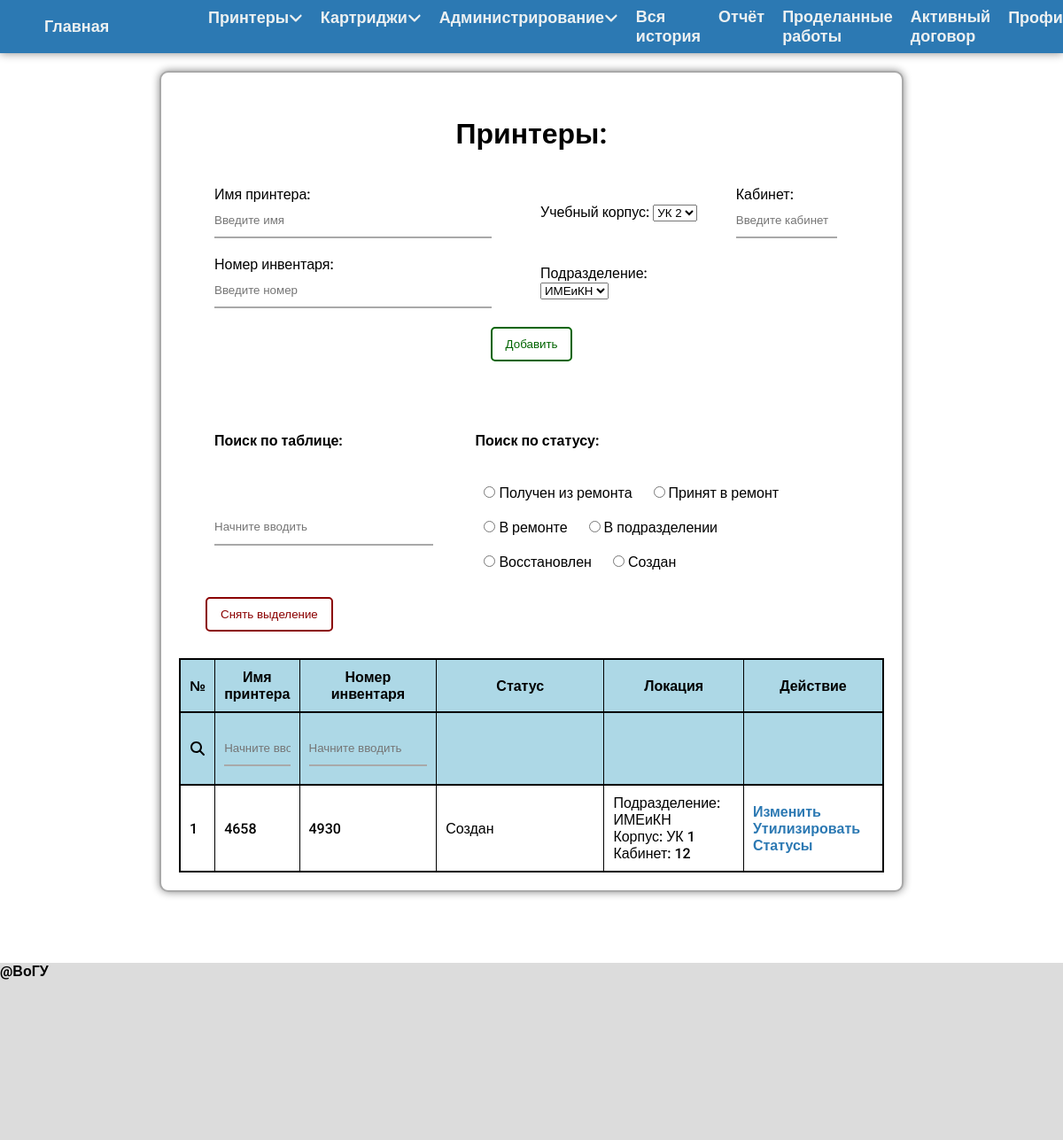
The app's page /printers (signed in) with its own data.
### models.py (models this page shows, shortened)
class Printer(db.Model):
    __tablename__ = "printer"
    id = db.Column(db.Integer, primary_key=True)
    name = db.Column(db.String(50), nullable=False)
    num_inventory = db.Column(db.String(50), nullable=False, unique=True)
    date_added = db.Column(db.DateTime, nullable=False, default=datetime.now())
    status = db.Column(db.String(15), nullable=False)
    location_now = db.Column(db.String(50), nullable=False)
    learning_campus_now = db.Column(db.String(25), nullable=False)
    cabinet_now = db.Column(db.String(10), nullable=False)
    efficiency = db.Column(db.Boolean, nullable=False, default=True)
    work_done = db.Column(db.Boolean, nullable=False, default=True)
    all_history_id = db.relationship("AllHistory")
    brought_a_printer_id = db.relationship("BroughtAPrinter")
    repair_id = db.relationship("Repair")
    reception_from_a_repair_id = db.relationship("ReceptionFromARepairing")
    issuance_id = db.relationship("PrinterIssuance")
    work_done_printers_id = db.relationship("WorkListsPrinters")
    cartridge_issuance_id = db.relationship("CartridgeIssuance")
    cartridge_brought_id = db.relationship("BroughtACartridge")

### printer_urls.py (the view, shortened to what this page needs)
@printer_urls.route('/printers', methods=['GET', 'POST'])
@login_required
def printers():
    printers = Printer.query.order_by(Printer.date_added.desc()).all()
    buildings = Buildings.query.all()
    divisions = Division.query.all()
    return render_template("Printers.html",
                           printers=printers,
                           buildings=buildings,
                           divisions=divisions,
                           StatusSettings=StatusSettings)

### models.py (called while the page is built)
@login_manager.user_loader
def load_user(dn):
    return User.query.filter(User.dn == dn).first()

### printer_urls.py (called while the page is built)
@printer_urls.after_request
def redirect_to_signin(response):
    if response.status_code == 401:
        return redirect('/login')
    else:
        return response

### templates/Printers.html (shortened to what this page needs)
{% extends 'base.html' %}
{% block body %}
    <h1>Принтеры: </h1>
    <div class="align-center">
        <form method="POST">
            <div class="form">
                <table style="border: none">
                    <colgroup>
                        <col span="1" style="width: 50%;">
                        <col span="1" style="width: 30%;">
                        <col span="1" style="width: 20%;">
                    </colgroup>
                    <tbody>
                    <tr>
                        <td style="border: none">
                            <label for="name">Имя принтера: </label>
                            <input type="text"
                                   name="name"
                                   id="name"
                                   class="enter"
                                   placeholder="Введите имя" required>
                        </td>
                        <td style="border: none">
                            <label for="learning_campus">Учебный корпус: </label>
                            <select name="learning_campus"
                                    id="learning_campus"
                                    class="select" required>
                                {% for b in buildings %}
                                    <option>{{ b.building }}</option>
                                {% endfor %}
                            </select>
                        </td>
                        <td style="border: none">
                            <label for="cabinet">Кабинет: </label>
                            <input type="text"
                                   name="cabinet"
                                   id="cabinet"
                                   class="enter"
                                   placeholder="Введите кабинет" required>
                        </td>
                    </tr>
                    <tr>
                        <td style="border: none">
                            <label for="num_inventory">Номер инвентаря: </label>
                            <input type="text"
                                   name="num_inventory"
                                   id="num_inventory"
                                   class="enter"
                                   placeholder="Введите номер" required>
                        </td>
                        <td style="border: none">
                            <label for="location">Подразделение: </label>
                            <select name="location"
                                    id="location"
                                    class="select" required>
                                {% for d in divisions %}
                                    <option>{{ d.division }}</option>
                                {% endfor %}
                            </select>
                        </td>
                        <td style="border: none">
                        </td>
                    </tr>
                    </tbody>
                </table>
                <div class="btns">
                    <input type="submit" value="Добавить" class="add_btn">
                </div>
            </div>
        </form>
    </div>
    {% if printers|length > 0 %}
        <div class="sch_bar">
            <table style="border: none">
                <colgroup>
                    <col span="1" style="width: 40%;">
                    <col span="1" style="width: 60%;">
                </colgroup>
                <tbody>
                <tr>
                    <td class="ctr" style="border: none">
                        <strong>Поиск по таблице:</strong>
                    </td>
                    <td class="ctr" style="border: none">
                        <strong>Поиск по статусу:</strong>
                    </td>
                </tr>
                <tr>
                    <td class="ctr" style="border: none">
                        <input type="text" placeholder="Начните вводить" id="search" class="enter"><br>
                    </td>
                    <td class="ctr" style="border: none">
                        <div class="radios">
                            <span>
                                <input type="radio" name="status" value="{{ StatusSettings.PRINTER['Получен из ремонта'] }}">
                                <label>{{ StatusSettings.PRINTER['Получен из ремонта'] }}</label>
                            </span>
                            <span>
                                <input type="radio" name="status" value="{{ StatusSettings.PRINTER['Принят в ремонт'] }}">
                                <label>{{ StatusSettings.PRINTER['Принят в ремонт'] }}</label>
                            </span>
                            <span>
                                <input type="radio" name="status" value="{{ StatusSettings.PRINTER['В ремонте'] }}">
                                <label>{{ StatusSettings.PRINTER['В ремонте'] }}</label>
                            </span>
                            <span>
                                <input type="radio" name="status" value="{{ StatusSettings.PRINTER['В подразделении'] }}">
                                <label>{{ StatusSettings.PRINTER['В подразделении'] }}</label>
                            </span>
                            <span>
                                <input type="radio" name="status" value="{{ StatusSettings.PRINTER['Восстановлен'] }}">
                                <label>{{ StatusSettings.PRINTER['Восстановлен'] }}</label>
                            </span>
                            <span>
                                <input type="radio" name="status" value="{{ StatusSettings.PRINTER['Создан'] }}">
                                <label>{{ StatusSettings.PRINTER['Создан'] }}</label>
                            </span>
                        </div>
                    </td>
                </tr>
                </tbody>
            </table>
            <input type="button" id="btn_off" value="Снять выделение" class="btn_clr">
        </div>
        <table style="width: 100%" id="mytable">
            <colgroup>
                <col span="1" style="width: 5%;">
                <col span="1" style="width: 10%;">
                <col span="1" style="width: 20%;">
                <col span="1" style="width: 25%;">
                <col span="1" style="width: 20%;">
                <col span="1" style="width: 20%;">
            </colgroup>
            <thead>
            <tr>
                <th>№</th>
                <th>Имя принтера</th>
                <th>Номер инвентаря</th>
                <th>Статус</th>
                <th>Локация</th>
                <th>Действие</th>
            </tr>
            <tr style="background: lightblue">
                <th><i class="fa-solid fa-magnifying-glass"></i></th>
                <th><input type="text" placeholder="Начните вводить" id="sch2" class="enter"></th>
                <th><input type="text" placeholder="Начните вводить" id="sch3" class="enter"></th>
                <th></th>
                <th></th>
                <th></th>
            </tr>
            </thead>
            <tbody>
            {% for printer in printers %}
                {% if (printer.efficiency != 0) %}
                    <tr>
                        <td class="1">
                            {{ loop.index }}
                        </td>
                        <td class="2">
                            {{ printer.name }}
                        </td>
                        <td class="3">
                            {{ printer.num_inventory }}
                        </td>
                        <td class="4">
                            {{ printer.status }}
                        </td>
                        <td class="5">
                            Подразделение: {{ printer.location_now }}<br>
                            Корпус: {{ printer.learning_campus_now }}<br>
                            Кабинет: {{ printer.cabinet_now }}<br>
                        </td>
                        <td class="6">
                            <a href="/printer/{{ printer.id }}/update">Изменить</a>
                            <a href="/printer/{{ printer.id }}/delete">Утилизировать</a>
                            <a href="/printer/{{ printer.id }}/statuses">Статусы</a>
                        </td>
                    </tr>
                {% endif %}
            {% endfor %}
            </tbody>
        </table>
    {% else %}
        <h1>Принтеров пока что нету</h1>
    {% endif %}
{% endblock %}

### static/css/Base.css (style rules this page uses)
* { padding: 0; margin: 0; box-sizing: border-box; }
:root { --main_color: #2C79B3; --text-light-color: #ecf0f1; --white: #ffffff; }
body { font-family: 'Roboto', sans-serif; font-weight: 500; min-height: calc(100vh - 80px); }
a { text-decoration: none; }
h1 { text-align: center; }
.form { padding-top: 0 !important; }
.align-center { width: 100%; }
.form, h1 { width: 100%; padding: 30px; margin: 0 auto; background-color: #ffffff; }
td .enter { width: 90%; margin: 0; }
th { padding: 10px; }
.enter { width: 100%; height: 40px; margin: 10px 0; outline: none; border: none; background: inherit; border-bottom: darkgray solid 2px; transition: 0.3s; }
input { cursor: pointer; }
.add_btn, .btn_clr, .add_field { padding: 10px 15px; transition: 0.3s; }
.add_btn { border-radius: 5px; border: darkgreen solid 2px; background: var(--white); color: darkgreen; margin: 7px 0 0 0; }
table { border: 2px solid black; border-collapse: collapse; width: 100%; background-color: #ffffff; }
th { text-align: center; background: lightblue; border-bottom: 2px solid black; border-left: 1px solid black; border-right: 1px solid black; }
td { text-align: left; border: 1px solid black; padding: 10px; }
td a { color: var(--main_color); font-weight: 900; }
.ctr .radios { margin: 10px 0; }
.radios span { display: inline-block; margin: 10px; }
.sch_bar { background: #ffffff; border-radius: 1px; display: block; padding: 30px; }
.ctr { text-align: justify-all; }
.btn_clr { border-radius: 5px; border: darkred solid 2px; background: var(--white); color: darkred; text-align: center; }
.btns { display: flex; justify-content: center; align-items: center; width: 100%; height: 60px; }
.btns > * { margin: 0 20px; }

### records on screen
Printer: PRINTER.Создан "Создан", name "4658", num_inventory "4930", status "Создан", location_now "ИМЕиКН", learning_campus_now "УК 1", cabinet_now "12"

### other values on screen
{{ StatusSettings.PRINTER['Получен из ремонта'] }} "Получен из ремонта"
{{ StatusSettings.PRINTER['Принят в ремонт'] }} "Принят в ремонт"
{{ StatusSettings.PRINTER['В ремонте'] }} "В ремонте"
{{ StatusSettings.PRINTER['В подразделении'] }} "В подразделении"
{{ StatusSettings.PRINTER['Восстановлен'] }} "Восстановлен"
form field learning_campus "УК 2"
form field location "ИМЕиКН"
